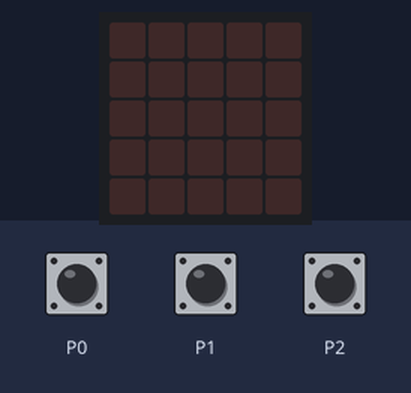
A program run on a simulated BBC micro:bit (MakeCode). On the bench: the board's 5×5 LED display. The test bench sets the inputs (shaded band).

Above: at 1.2 s.
1.3 s: touch pin P0 pressed for 0.15 s
At 2.3 s:
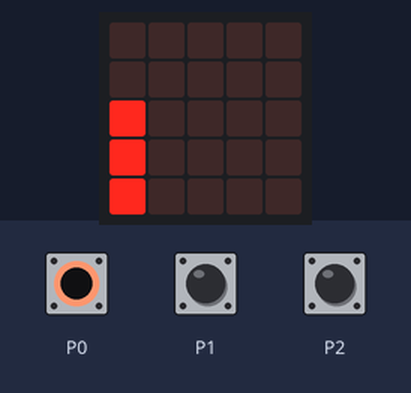
2.9 s: touch pin P1 pressed for 0.15 s
At 3.5 s:
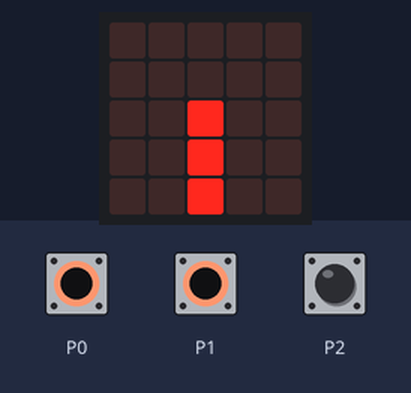
4.5 s: touch pin P2 pressed for 0.15 s
At 6.0 s:
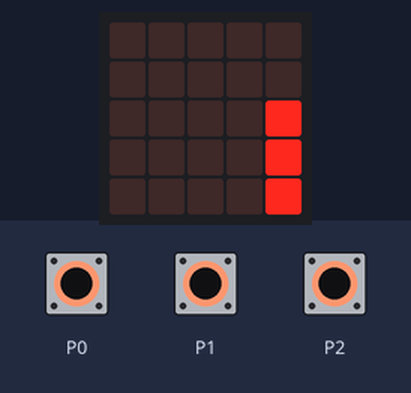
Timing chart, 0 to 7.5 s (numbered marks = the images above; inputs shaded):
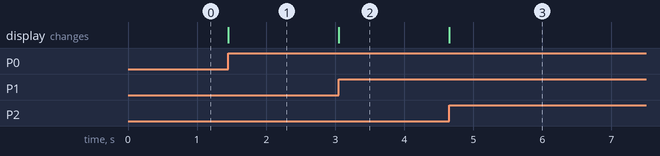

Measured:
- after the input at 1.3 s, the display: changes after 0.15 s (image 1)
- after the input at 2.9 s, the display: changes after 0.15 s (image 2)
- after the input at 4.5 s, the display: changes after 0.15 s (image 3)

The program:

main.ts
```typescript
let Lectura_P0 = 0
let P1 = 0
let Lectura_P2 = 0
let P3 = 0
let Lectura_P1 = 0
let P2 = 0
input.onPinPressed(TouchPin.P0, function () {
    Lectura_P0 = pins.analogReadPin(AnalogPin.P0)
    P1 = pins.map(
    Lectura_P0,
    0,
    1023,
    0,
    100
    )
    if (P1 >= 80) {
        basic.showLeds(`
            # . . . .
            # . . . .
            # . . . .
            # . . . .
            # . . . .
            `)
    } else if (P1 <= 20) {
        basic.showLeds(`
            . . . . .
            . . . . .
            . . . . .
            . . . . .
            # . . . .
            `)
    } else {
        basic.showLeds(`
            . . . . .
            . . . . .
            # . . . .
            # . . . .
            # . . . .
            `)
    }
})
input.onPinPressed(TouchPin.P2, function () {
    Lectura_P2 = pins.analogReadPin(AnalogPin.P2)
    P3 = pins.map(
    Lectura_P2,
    0,
    1023,
    0,
    100
    )
    if (P3 >= 80) {
        basic.showLeds(`
            . . . . #
            . . . . #
            . . . . #
            . . . . #
            . . . . #
            `)
    } else if (P3 <= 20) {
        basic.showLeds(`
            . . . . .
            . . . . .
            . . . . .
            . . . . .
            . . . . #
            `)
    } else {
        basic.showLeds(`
            . . . . .
            . . . . .
            . . . . #
            . . . . #
            . . . . #
            `)
    }
})
input.onPinPressed(TouchPin.P1, function () {
    Lectura_P1 = pins.analogReadPin(AnalogPin.P1)
    P2 = pins.map(
    Lectura_P1,
    0,
    1023,
    0,
    100
    )
    if (P2 >= 80) {
        basic.showLeds(`
            . . # . .
            . . # . .
            . . # . .
            . . # . .
            . . # . .
            `)
    } else if (P2 <= 20) {
        basic.showLeds(`
            . . . . .
            . . . . .
            . . . . .
            . . . . .
            . . # . .
            `)
    } else {
        basic.showLeds(`
            . . . . .
            . . . . .
            . . # . .
            . . # . .
            . . # . .
            `)
    }
})
basic.forever(function () {

})
```

test.ts
```typescript
// aquí va el archivo "tests"; esto no se compilará cuando este paquete se utilice como una extensión.
```
